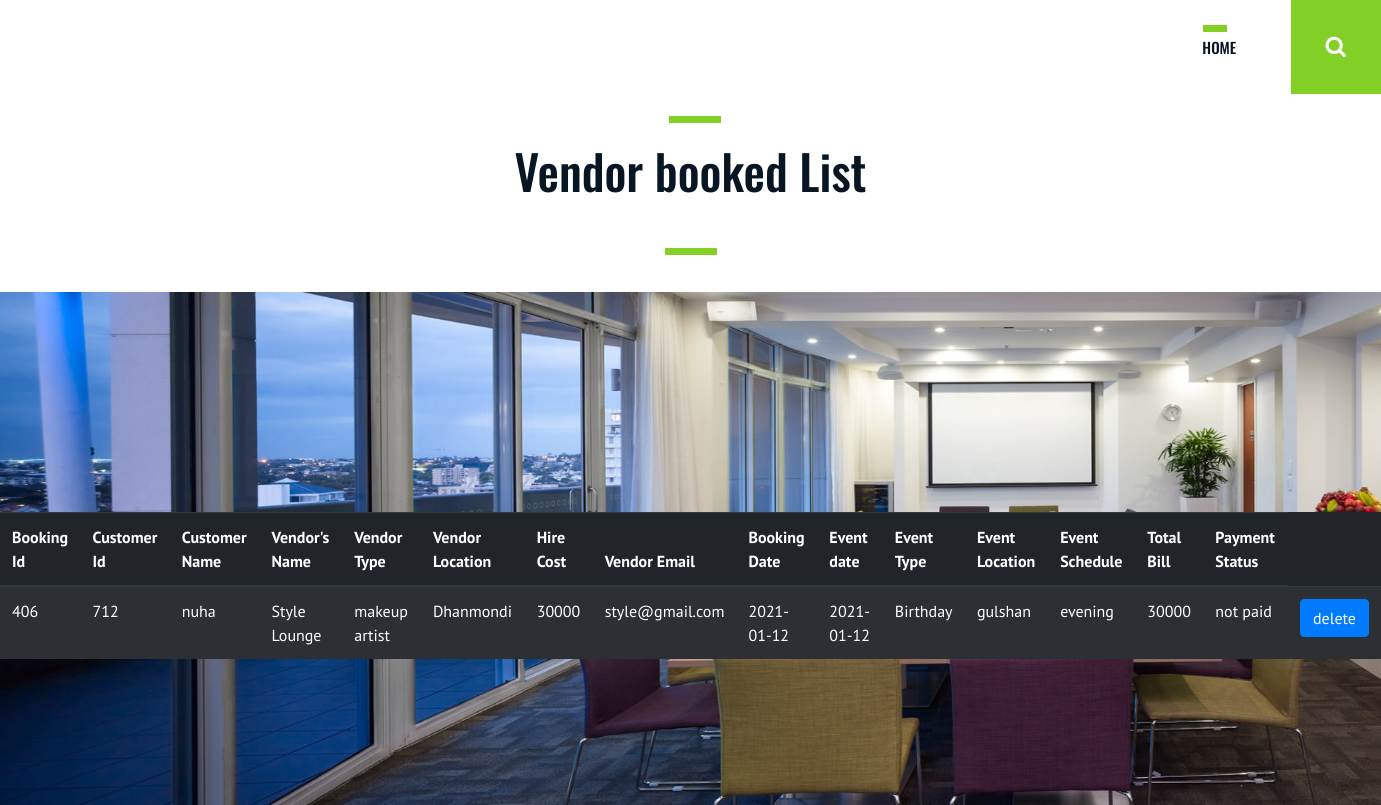
The app's page /my1/ad-vd-book.php with its own data.
### tables this page shows
CREATE TABLE `vendors_booking` (
  `venbook_id` int(10) NOT NULL,
  `customer_id` int(10) NOT NULL,
  `cus_name` text NOT NULL,
  `vendor_name` text NOT NULL,
  `vendor_type` text NOT NULL,
  `vendor_loc` text NOT NULL,
  `hire_cost` int(11) NOT NULL,
  `vd_email` text NOT NULL,
  `vendor_id` int(10) NOT NULL,
  `booking_date` date NOT NULL,
  `event_date` date NOT NULL,
  `event_type` varchar(255) NOT NULL,
  `event_loc` varchar(50) NOT NULL,
  `duration` int(30) NOT NULL,
  `total_payment` int(20) DEFAULT NULL,
  `vdb_schedule` varchar(200) DEFAULT NULL,
  `Payment_status` text DEFAULT NULL
);

### my1/ad-vd-book.php (the view, shortened to what this page needs)
<!DOCTYPE html>
<html lang="zxx">
<head>
    <link rel="stylesheet" href="css/bootstrap.min.css" type="text/css">
    <link rel="stylesheet" href="css/font-awesome.min.css" type="text/css">
    <link rel="stylesheet" href="css/flaticon.css" type="text/css">
    <link rel="stylesheet" href="css/owl.carousel.min.css" type="text/css">
    <link rel="stylesheet" href="css/magnific-popup.css" type="text/css">
    <link rel="stylesheet" href="css/slicknav.min.css" type="text/css">
    <link rel="stylesheet" href="css/style.css" type="text/css">
</head>
<body>
    <header class="header-section">
        <div class="container-fluid">
            <div class="inner-header">
                <div class="row">
                    <div class="col-lg-2 col-md-2">
                        <div class="logo">
                        </div>
                    </div>
                    <div class="col-lg-10 col-md-10">
                        <nav class="main-menu mobile-menu">
                            <ul>
                                <li><a href="adminpage.php">Home</a></li>
                                <li class="search-btn search-trigger"><i class="fa fa-search"></i></li>
                            </ul>
                        </nav>
                    </div>
                </div>
            </div>
        </div>
    </header>
    <section class="contact-section spad">
        <div class="container">
            <div align="center">
            <div class="row">
                <div class="col-lg-12">
                    <div class="contact-text">
                        <div class="section-title">
                            <h2>Vendor booked List</h2>
                        </div>
                    </div>
                </div>
            </div>
          </div>
        </div>
    </section>
    <div class="classes-time-section spad set-bg" data-setbg="img/events-6.jpg">
        <div class="container-fluid">
            <div class="row">
              <table class="table table-striped table-dark">
  <thead>
    <tr>
      <th> Booking Id</th>
      <th> Customer Id</th>
      <th>Customer Name</th>
      <th> Vendor's Name</th>
      <th> Vendor Type</th>
      <th> Vendor Location</th>
      <th> Hire Cost  </th>
       <th>Vendor Email</th>
       <th> Booking Date</th>
       <th>Event date</th>
       <th>Event Type</th>
       <th>Event Location</th>
       <th>Event Schedule </th>
       <th>Total Bill</th>
       <th> Payment Status </th>
    </tr>
  </thead>
  <tbody>
  <?php
                    $host="localhost";
                    $username="root";
                    $password="";
                    $database="goldenchandelier";
                    try{
                        $con = new PDO("mysql:host=$host;dbname=$database", $username, $password);
                        $con->setAttribute(PDO::ATTR_ERRMODE, PDO::ERRMODE_EXCEPTION);
                                    $stmt="SELECT * FROM vendors_booking";
                                    $returnobject=$con->query($stmt);
                                    $table=$returnobject->fetchAll(PDO::FETCH_NUM);
                                        foreach($table as $row){
                                            echo "<tr> <td>"
                                                . $row[0]. "</td><td>"
                                                . $row[1]. "</td><td>"
                                                . $row[2]. "</td><td>"
                                                . $row[3]. "</td><td>"
                                                . $row[4]. "</td><td>"
                                                . $row[5]. "</td><td>"
                                                . $row[6]. "</td><td>"
                                                . $row[7]. "</td><td>"
                                                . $row[9]. "</td><td>"
                                                . $row[10]. "</td><td>"
                                                . $row[11]. "</td><td>"
                                                . $row[12]. "</td><td>"
                                                . $row[15]. "</td><td>"
                                                . $row[14]. "</td><td>"
                                                . $row[16]. "</td><td>"
                                                ?><a class="btn btn-primary btn-block" href="del2.php?id=<?php echo $row[0] ?>">delete</a><?php "</td></tr>" ;
                                            }
                                        }
                    catch(PDOException $ex){
                        echo  $ex->getMessage();
                    }
                ?>
  </tbody>
</table>
            </div>
        </div>
    </div>
</body>
</html>

### my1/css/style.css (style rules this page uses)
html, body { height: 100%; font-family: "PT Sans", sans-serif; -webkit-font-smoothing: antialiased; font-smoothing: antialiased; background: none; }
h1, h2, h3, h4, h5, h6 { margin: 0; color: #111111; font-weight: 500; font-family: "Oswald", sans-serif; }
h2 { font-size: 36px; }
ul, ol { padding: 0; margin: 0; }
.section-title { margin-bottom: 76px; }
.section-title h2 { color: #081624; font-size: 48px; font-weight: 500; line-height: 50px; position: relative; }
.section-title h2:after { position: absolute; left: 551px; top: -30px; width: 52px; height: 7px; background: #82D026; content: ""; right: 0; margin: 0 auto; }
.set-bg { background-repeat: no-repeat; background-size: 100% 100%; background-position: top center; }
.spad { padding-top: 100px; padding-bottom: 12px; }
.inner-header .logo { float: left; padding-top: 2px; padding-left: 39px; }
.inner-header .main-menu { float: right; margin-right: -15px; }
.inner-header .main-menu ul li { list-style: none; display: inline-block; margin-right: 30px; }
.inner-header .main-menu ul li a { font-size: 15px; font-family: "Oswald", sans-serif; font-weight: 500; color: #081624; text-transform: uppercase; padding: 36px 20px; position: relative; z-index: 1; }
.inner-header .main-menu ul li a:after { position: absolute; left: 21px; top: 25px; width: 24px; height: 7px; background: #82D026; content: ""; }
.inner-header .main-menu ul li.search-btn { font-size: 22px; padding: 30px 35px 31px 35px; background: #82D026; color: #ffffff; cursor: pointer; margin-right: 0; }
.classes-time-section { padding-top: 220px; padding-bottom: 130px; }
.contact-section { padding-top: 52px; }
.contact-text .section-title { margin-bottom: 84px; }
.contact-text .section-title h2 { margin-bottom: 35px; }
.contact-text .section-title h2:after { margin: 0; }
@media (min-width: 1200px) { .container { max-width: 1176px; } }

### records on screen
vendors_booking: venbook_id "406", customer "712", cus_name "nuha", vendor_name "Style Lounge", vendor_type "makeup artist", vendor_loc "Dhanmondi", hire_cost "30000", vd_email "style@gmail.com", booking_date "2021-01-12", event_date "2021-01-12", event_type "Birthday", event_loc "gulshan", vdb_schedule "evening", total_payment "30000", Payment_status "not paid"
